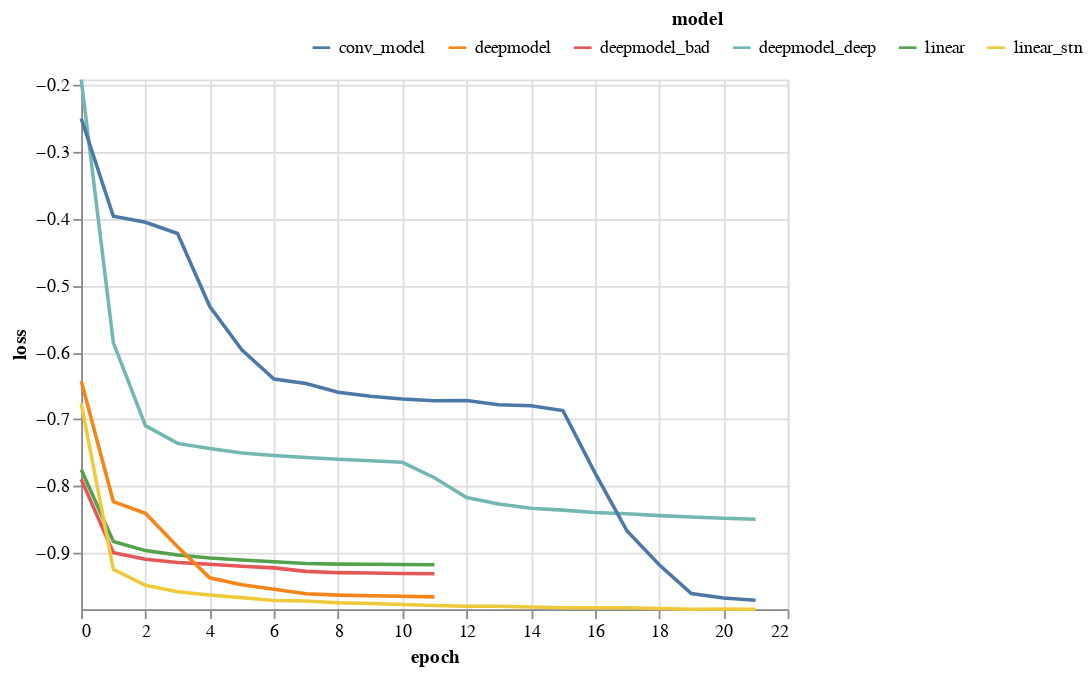

The code cell stored with this chart in its notebook:
### Code cell
testfast(linear)
testfast(deepmodel_bad)
testfast(deepmodel)
testfast(deepmodel_deep)
testfast(conv_model)
testfast(linear_stn)

show_loss_curve()

### Figure 1 — Vega-Lite specification as saved in the notebook (floating-point values rounded to 4 significant figures)
{"config": {"view": {"continuousWidth": 400, "continuousHeight": 300}}, "data": {"name": "data-19e3fddaa1b1226cd53e117a89c38176"}, "mark": "line", "encoding": {"color": {"field": "model", "legend": {"direction": "horizontal", "legendX": 130, "legendY": -40, "orient": "none", "titleAnchor": "middle"}, "type": "nominal"}, "x": {"field": "epoch", "type": "quantitative"}, "y": {"field": "loss", "scale": {"domain": [-0.9843, -0.1919]}, "type": "quantitative"}}, "$schema": "https://vega.github.io/schema/vega-lite/v4.17.0.json", "datasets": {"data-19e3fddaa1b1226cd53e117a89c38176": [{"model": "linear", "metric": "loss", "loss": -0.7751, "epoch": 0}, {"model": "linear", "metric": "loss", "loss": -0.883, "epoch": 1}, {"model": "linear", "metric": "loss", "loss": -0.8965, "epoch": 2}, {"model": "linear", "metric": "loss", "loss": -0.9032, "epoch": 3}, {"model": "linear", "metric": "loss", "loss": -0.9075, "epoch": 4}, {"model": "linear", "metric": "loss", "loss": -0.9107, "epoch": 5}, {"model": "linear", "metric": "loss", "loss": -0.9131, "epoch": 6}, {"model": "linear", "metric": "loss", "loss": -0.916, "epoch": 7}, {"model": "linear", "metric": "loss", "loss": -0.9168, "epoch": 8}, {"model": "linear", "metric": "loss", "loss": -0.9171, "epoch": 9}, {"model": "linear", "metric": "loss", "loss": -0.9174, "epoch": 10}, {"model": "linear", "metric": "loss", "loss": -0.9177, "epoch": 11}, {"model": "deepmodel_bad", "metric": "loss", "loss": -0.7898, "epoch": 0}, {"model": "deepmodel_bad", "metric": "loss", "loss": -0.8996, "epoch": 1}, {"model": "deepmodel_bad", "metric": "loss", "loss": -0.9095, "epoch": 2}, {"model": "deepmodel_bad", "metric": "loss", "loss": -0.9145, "epoch": 3}, {"model": "deepmodel_bad", "metric": "loss", "loss": -0.917, "epoch": 4}, {"model": "deepmodel_bad", "metric": "loss", "loss": -0.9201, "epoch": 5}, {"model": "deepmodel_bad", "metric": "loss", "loss": -0.9224, "epoch": 6}, {"model": "deepmodel_bad", "metric": "loss", "loss": -0.9276, "epoch": 7}, {"model": "deepmodel_bad", "metric": "loss", "loss": -0.9295, "epoch": 8}, {"model": "deepmodel_bad", "metric": "loss", "loss": -0.9302, "epoch": 9}, {"model": "deepmodel_bad", "metric": "loss", "loss": -0.9307, "epoch": 10}, {"model": "deepmodel_bad", "metric": "loss", "loss": -0.9311, "epoch": 11}, {"model": "deepmodel", "metric": "loss", "loss": -0.6429, "epoch": 0}, {"model": "deepmodel", "metric": "loss", "loss": -0.8232, "epoch": 1}, {"model": "deepmodel", "metric": "loss", "loss": -0.8408, "epoch": 2}, {"model": "deepmodel", "metric": "loss", "loss": -0.8907, "epoch": 3}, {"model": "deepmodel", "metric": "loss", "loss": -0.9372, "epoch": 4}, {"model": "deepmodel", "metric": "loss", "loss": -0.9476, "epoch": 5}, {"model": "deepmodel", "metric": "loss", "loss": -0.9545, "epoch": 6}, {"model": "deepmodel", "metric": "loss", "loss": -0.9613, "epoch": 7}, {"model": "deepmodel", "metric": "loss", "loss": -0.9632, "epoch": 8}, {"model": "deepmodel", "metric": "loss", "loss": -0.9641, "epoch": 9}, {"model": "deepmodel", "metric": "loss", "loss": -0.965, "epoch": 10}, {"model": "deepmodel", "metric": "loss", "loss": -0.9658, "epoch": 11}, {"model": "deepmodel_deep", "metric": "loss", "loss": -0.1919, "epoch": 0}, {"model": "deepmodel_deep", "metric": "loss", "loss": -0.5855, "epoch": 1}, {"model": "deepmodel_deep", "metric": "loss", "loss": -0.7097, "epoch": 2}, {"model": "deepmodel_deep", "metric": "loss", "loss": -0.7362, "epoch": 3}, {"model": "deepmodel_deep", "metric": "loss", "loss": -0.7437, "epoch": 4}, {"model": "deepmodel_deep", "metric": "loss", "loss": -0.7505, "epoch": 5}, {"model": "deepmodel_deep", "metric": "loss", "loss": -0.7543, "epoch": 6}, {"model": "deepmodel_deep", "metric": "loss", "loss": -0.7572, "epoch": 7}, {"model": "deepmodel_deep", "metric": "loss", "loss": -0.76, "epoch": 8}, {"model": "deepmodel_deep", "metric": "loss", "loss": -0.7622, "epoch": 9}, {"model": "deepmodel_deep", "metric": "loss", "loss": -0.7646, "epoch": 10}, {"model": "deepmodel_deep", "metric": "loss", "loss": -0.7876, "epoch": 11}, {"model": "deepmodel_deep", "metric": "loss", "loss": -0.8171, "epoch": 12}, {"model": "deepmodel_deep", "metric": "loss", "loss": -0.8269, "epoch": 13}, {"model": "deepmodel_deep", "metric": "loss", "loss": -0.8331, "epoch": 14}, {"model": "deepmodel_deep", "metric": "loss", "loss": -0.836, "epoch": 15}, {"model": "deepmodel_deep", "metric": "loss", "loss": -0.8397, "epoch": 16}, {"model": "deepmodel_deep", "metric": "loss", "loss": -0.8415, "epoch": 17}, {"model": "deepmodel_deep", "metric": "loss", "loss": -0.8443, "epoch": 18}, {"model": "deepmodel_deep", "metric": "loss", "loss": -0.8462, "epoch": 19}, {"model": "deepmodel_deep", "metric": "loss", "loss": -0.8482, "epoch": 20}, {"model": "deepmodel_deep", "metric": "loss", "loss": -0.8498, "epoch": 21}, {"model": "conv_model", "metric": "loss", "loss": -0.2502, "epoch": 0}, {"model": "conv_model", "metric": "loss", "loss": -0.3965, "epoch": 1}, {"model": "conv_model", "metric": "loss", "loss": -0.4055, "epoch": 2}, {"model": "conv_model", "metric": "loss", "loss": -0.4222, "epoch": 3}, {"model": "conv_model", "metric": "loss", "loss": -0.5311, "epoch": 4}, {"model": "conv_model", "metric": "loss", "loss": -0.5962, "epoch": 5}, {"model": "conv_model", "metric": "loss", "loss": -0.6399, "epoch": 6}, {"model": "conv_model", "metric": "loss", "loss": -0.6465, "epoch": 7}, {"model": "conv_model", "metric": "loss", "loss": -0.6597, "epoch": 8}, {"model": "conv_model", "metric": "loss", "loss": -0.6655, "epoch": 9}, {"model": "conv_model", "metric": "loss", "loss": -0.6699, "epoch": 10}, {"model": "conv_model", "metric": "loss", "loss": -0.6724, "epoch": 11}, {"model": "conv_model", "metric": "loss", "loss": -0.6721, "epoch": 12}, {"model": "conv_model", "metric": "loss", "loss": -0.6785, "epoch": 13}, {"model": "conv_model", "metric": "loss", "loss": -0.6799, "epoch": 14}, {"model": "conv_model", "metric": "loss", "loss": -0.6871, "epoch": 15}, {"model": "conv_model", "metric": "loss", "loss": -0.7802, "epoch": 16}, {"model": "conv_model", "metric": "loss", "loss": -0.8672, "epoch": 17}, {"model": "conv_model", "metric": "loss", "loss": -0.9177, "epoch": 18}, {"model": "conv_model", "metric": "loss", "loss": -0.9608, "epoch": 19}, {"model": "conv_model", "metric": "loss", "loss": -0.9673, "epoch": 20}, {"model": "conv_model", "metric": "loss", "loss": -0.9709, "epoch": 21}, {"model": "linear_stn", "metric": "loss", "loss": -0.6768, "epoch": 0}, {"model": "linear_stn", "metric": "loss", "loss": -0.9247, "epoch": 1}, {"model": "linear_stn", "metric": "loss", "loss": -0.9485, "epoch": 2}, {"model": "linear_stn", "metric": "loss", "loss": -0.9582, "epoch": 3}, {"model": "linear_stn", "metric": "loss", "loss": -0.963, "epoch": 4}, {"model": "linear_stn", "metric": "loss", "loss": -0.9669, "epoch": 5}, {"model": "linear_stn", "metric": "loss", "loss": -0.9713, "epoch": 6}, {"model": "linear_stn", "metric": "loss", "loss": -0.9719, "epoch": 7}, {"model": "linear_stn", "metric": "loss", "loss": -0.9745, "epoch": 8}, {"model": "linear_stn", "metric": "loss", "loss": -0.9757, "epoch": 9}, {"model": "linear_stn", "metric": "loss", "loss": -0.977, "epoch": 10}, {"model": "linear_stn", "metric": "loss", "loss": -0.9787, "epoch": 11}, {"model": "linear_stn", "metric": "loss", "loss": -0.9797, "epoch": 12}, {"model": "linear_stn", "metric": "loss", "loss": -0.9797, "epoch": 13}, {"model": "linear_stn", "metric": "loss", "loss": -0.9808, "epoch": 14}, {"model": "linear_stn", "metric": "loss", "loss": -0.9819, "epoch": 15}, {"model": "linear_stn", "metric": "loss", "loss": -0.9819, "epoch": 16}, {"model": "linear_stn", "metric": "loss", "loss": -0.9821, "epoch": 17}, {"model": "linear_stn", "metric": "loss", "loss": -0.983, "epoch": 18}, {"model": "linear_stn", "metric": "loss", "loss": -0.9842, "epoch": 19}, {"model": "linear_stn", "metric": "loss", "loss": -0.9839, "epoch": 20}, {"model": "linear_stn", "metric": "loss", "loss": -0.9843, "epoch": 21}]}}
